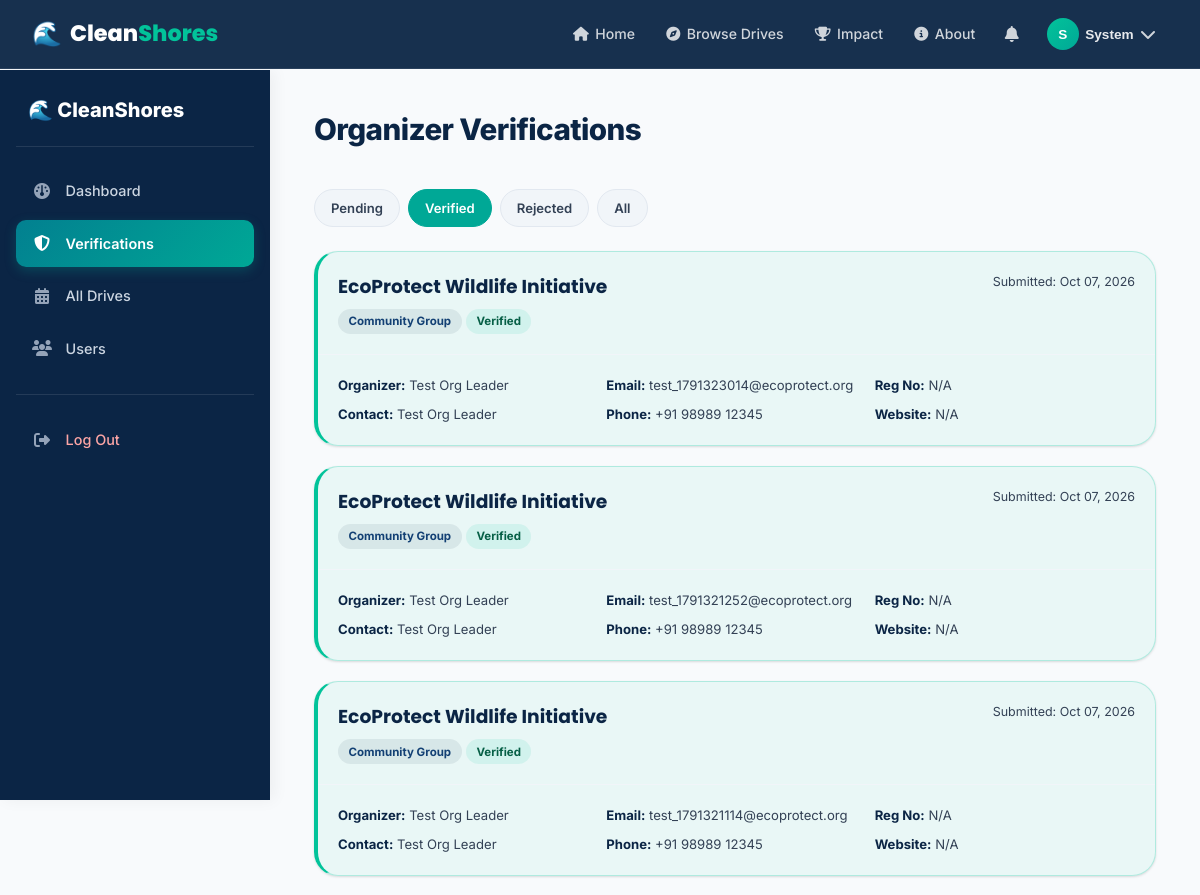
The page /admin/organizers?status=verified (signed in, upper part) on the database as committed earlier.
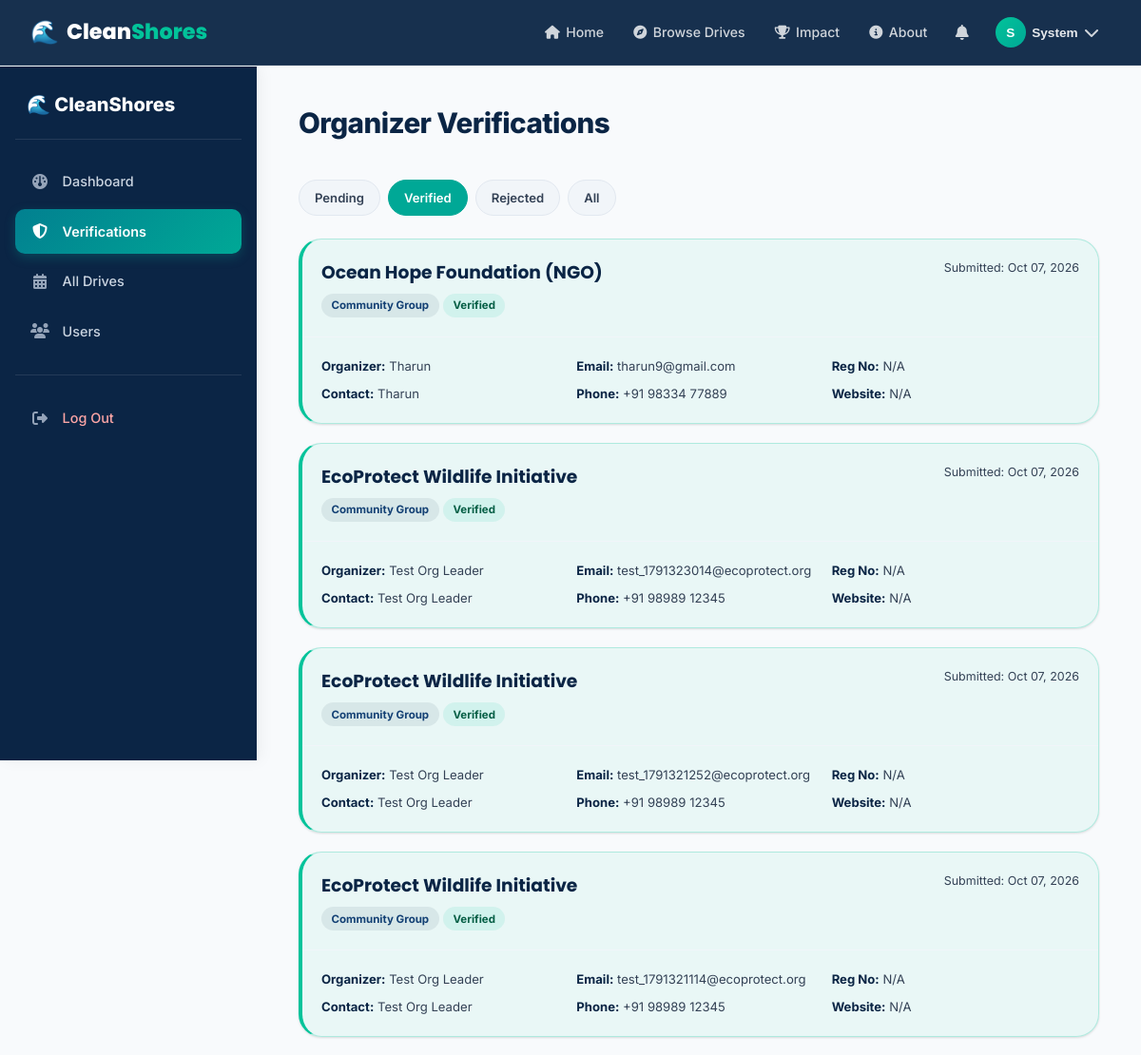
The same page on the database as committed later.
### models/verification.py (models this page shows, shortened)
class OrganizerVerification(db.Model):
    __tablename__ = 'organizer_verifications'
    id = db.Column(db.Integer, primary_key=True)
    user_id = db.Column(db.Integer, db.ForeignKey('users.id', ondelete='CASCADE'), nullable=False, unique=True)
    org_name = db.Column(db.String(150), nullable=False)
    org_type = db.Column(db.String(80), nullable=False)  # 'NGO', 'College / Institute', 'Community Group', 'Eco Club', 'Individual Initiator'
    reg_number = db.Column(db.String(100), nullable=True)  # Registration / Affiliation number
    contact_person = db.Column(db.String(100), nullable=True)
    contact_phone = db.Column(db.String(25), nullable=True)
    website = db.Column(db.String(200), nullable=True)
    address = db.Column(db.Text, nullable=True)
    id_doc_filename = db.Column(db.String(255), nullable=True)  # Proof document or letterhead
    status = db.Column(db.String(20), default='pending')  # 'unverified', 'pending', 'verified', 'rejected'
    admin_remarks = db.Column(db.Text, nullable=True)
    submitted_at = db.Column(db.DateTime, default=datetime.utcnow)
    reviewed_at = db.Column(db.DateTime, nullable=True)
    reviewed_by_id = db.Column(db.Integer, db.ForeignKey('users.id'), nullable=True)
    reviewer = db.relationship('User', foreign_keys=[reviewed_by_id])

### models/user.py (models this page shows, shortened)
class User(db.Model):
    __tablename__ = 'users'
    id = db.Column(db.Integer, primary_key=True)
    username = db.Column(db.String(80), unique=True, nullable=False, index=True)
    email = db.Column(db.String(120), unique=True, nullable=False, index=True)
    password_hash = db.Column(db.String(255), nullable=False)
    full_name = db.Column(db.String(120), nullable=False)
    phone = db.Column(db.String(20), nullable=True)
    role = db.Column(db.String(20), nullable=False, default='volunteer')  # 'organizer', 'volunteer', 'admin'
    profile_pic = db.Column(db.String(255), nullable=True)
    bio = db.Column(db.Text, nullable=True)
    location = db.Column(db.String(120), nullable=True)
    college_or_org = db.Column(db.String(150), nullable=True)
    skills_interests = db.Column(db.String(255), nullable=True)  # e.g., 'Waste Segregation, First Aid, Photography'
    is_active = db.Column(db.Boolean, default=True)
    created_at = db.Column(db.DateTime, default=datetime.utcnow)
    drives_organized = db.relationship('Drive', backref='organizer', lazy='dynamic', cascade='all, delete-orphan')
    participations = db.relationship('Participation', backref='volunteer', lazy='dynamic', cascade='all, delete-orphan')
    verification = db.relationship('OrganizerVerification', foreign_keys='OrganizerVerification.user_id', backref='user', uselist=False, cascade='all, delete-orphan')
    notifications = db.relationship('Notification', backref='user', lazy='dynamic', cascade='all, delete-orphan')
    sent_messages = db.relationship('Message', foreign_keys='Message.sender_id', backref='sender', lazy='dynamic')
    received_messages = db.relationship('Message', foreign_keys='Message.recipient_id', backref='recipient', lazy='dynamic')
    @property
    def is_verified(self):
        if self.role in ('admin', 'organizer'):
            return True
        return False

### routes/admin.py (the view)
@admin_bp.route('/organizers')
@admin_only
def organizers():
    admin = get_current_user()
    status_filter = request.args.get('status', 'pending')
    query = OrganizerVerification.query
    if status_filter:
        query = query.filter_by(status=status_filter)
    verifications = query.order_by(OrganizerVerification.submitted_at.desc()).all()
    return render_template('admin/organizers.html', admin=admin,
                           verifications=verifications, status_filter=status_filter)

### routes/admin.py (called while the page is built)
def admin_only(f):
    from functools import wraps
    @wraps(f)
    def decorated(*args, **kwargs):
        if 'user_id' not in session or session.get('role') != 'admin':
            flash('Administrator access required.', 'danger')
            return redirect(url_for('main.index'))
        return f(*args, **kwargs)
    return decorated

### routes/auth.py (called while the page is built)
def get_current_user():
    if 'user_id' in session:
        return User.query.get(session['user_id'])
    return None

### templates/admin/organizers.html (shortened to what this page needs)
{% extends "base.html" %}
{% block body_class %}dashboard-page{% endblock %}
{% block content %}
<div class="dashboard-layout">
    <aside class="dashboard-sidebar">
        <div class="sidebar-brand"><a href="{{ url_for('index') }}">🌊 CleanShores</a></div>
        <nav class="sidebar-nav">
            <a href="{{ url_for('admin.dashboard') }}" class="sidebar-link"><i class="fa-solid fa-gauge"></i> <span>Dashboard</span></a>
            <a href="{{ url_for('admin.organizers') }}" class="sidebar-link active"><i class="fa-solid fa-shield-halved"></i> <span>Verifications</span></a>
            <a href="{{ url_for('admin.drives') }}" class="sidebar-link"><i class="fa-solid fa-calendar-days"></i> <span>All Drives</span></a>
            <a href="{{ url_for('admin.users') }}" class="sidebar-link"><i class="fa-solid fa-users"></i> <span>Users</span></a>
            <div class="sidebar-divider"></div>
            <a href="{{ url_for('auth.logout') }}" class="sidebar-link sidebar-link-logout"><i class="fa-solid fa-right-from-bracket"></i> <span>Log Out</span></a>
        </nav>
    </aside>
    <div class="dashboard-main">
        <div class="dashboard-topbar">
            <div><h1 class="dashboard-page-title">Organizer Verifications</h1></div>
        </div>
        <div class="filter-tabs">
            <a href="{{ url_for('admin.organizers', status='pending') }}" class="filter-tab {% if status_filter=='pending' %}active{% endif %}">Pending</a>
            <a href="{{ url_for('admin.organizers', status='verified') }}" class="filter-tab {% if status_filter=='verified' %}active{% endif %}">Verified</a>
            <a href="{{ url_for('admin.organizers', status='rejected') }}" class="filter-tab {% if status_filter=='rejected' %}active{% endif %}">Rejected</a>
            <a href="{{ url_for('admin.organizers') }}" class="filter-tab {% if not status_filter %}active{% endif %}">All</a>
        </div>
        {% if verifications %}
        <div class="verif-admin-list">
            {% for v in verifications %}
            <div class="verif-admin-card verif-status-{{ v.status }}">
                <div class="verif-card-header">
                    <div>
                        <h3>{{ v.org_name }}</h3>
                        <span class="tag tag-org-type">{{ v.org_type }}</span>
                        <span class="status-badge status-{% if v.status=='verified' %}completed{% elif v.status=='pending' %}upcoming{% else %}cancelled{% endif %}">{{ v.status.capitalize() }}</span>
                    </div>
                    <div class="verif-submitted">Submitted: {{ v.submitted_at.strftime('%b %d, %Y') }}</div>
                </div>
                <div class="verif-card-body">
                    <div class="info-grid">
                        <div><strong>Organizer:</strong> {{ v.user.full_name }}</div>
                        <div><strong>Email:</strong> {{ v.user.email }}</div>
                        <div><strong>Reg No:</strong> {{ v.reg_number or 'N/A' }}</div>
                        <div><strong>Contact:</strong> {{ v.contact_person }}</div>
                        <div><strong>Phone:</strong> {{ v.contact_phone or 'N/A' }}</div>
                        <div><strong>Website:</strong> {% if v.website %}<a href="{{ v.website }}" target="_blank">{{ v.website[:40] }}</a>{% else %}N/A{% endif %}</div>
                    </div>
                </div>
            </div>
            {% endfor %}
        </div>
        {% else %}
        <div class="empty-state"><div class="empty-icon">✅</div><h3>No verifications {{ 'pending' if status_filter == 'pending' else '' }}</h3></div>
        {% endif %}
    </div>
</div>
{% endblock %}

Rows that differ between the two databases and show on the page:
added OrganizerVerification: org_name "Ocean Hope Foundation (NGO)", org_type "Community Group", status "Verified", submitted_at "Oct 07, 2026", user.full_name "Tharun", user.email "tharun9@gmail.com", reg_number "N/A", contact_person "Tharun", contact_phone "+91 98334 77889"
